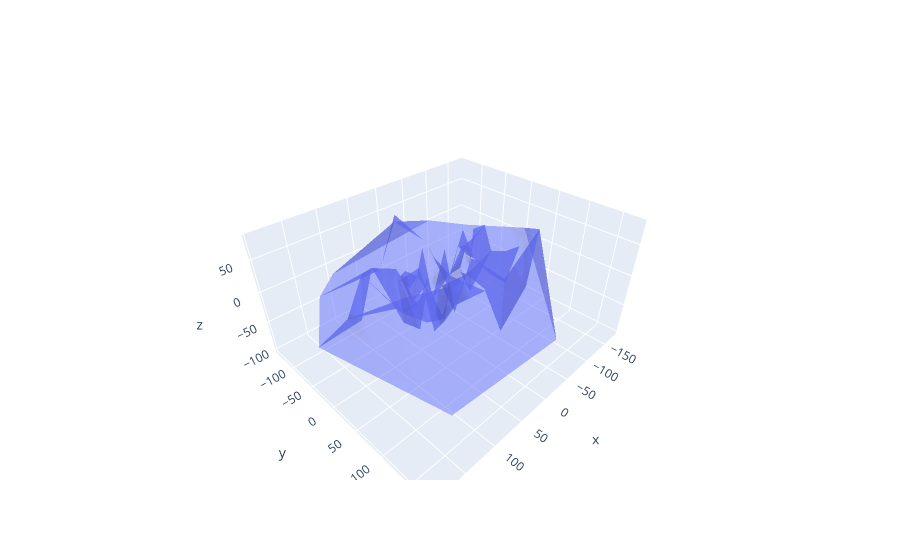

Notebook source saved alongside this figure:
### Markdown cell above
# Mesh3D

### Code cell
N=100

x=70*np.random.randn(N)
y=55*np.random.randn(N)
z=40*np.random.randn(N)

fig = go.Figure(
    data=[go.Mesh3d(x=x, y=y, z=z, opacity=0.5)]
)

fig.show()
